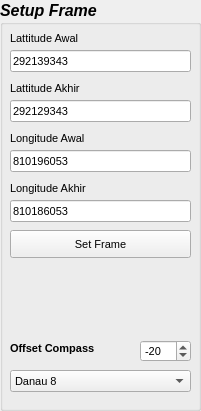
     <widget class="QGroupBox" name="groupBox_21">
      <property name="geometry">
       <rect>
        <x>1070</x>
        <y>20</y>
        <width>201</width>
        <height>411</height>
       </rect>
      </property>
      <property name="font">
       <font>
        <pointsize>12</pointsize>
        <weight>75</weight>
        <italic>true</italic>
        <bold>true</bold>
       </font>
      </property>
      <property name="title">
       <string>Setup Frame</string>
      </property>
      <widget class="QLabel" name="label_144">
       <property name="geometry">
        <rect>
         <x>10</x>
         <y>340</y>
         <width>111</width>
         <height>16</height>
        </rect>
       </property>
       <property name="font">
        <font>
         <pointsize>8</pointsize>
         <weight>75</weight>
         <italic>false</italic>
         <bold>true</bold>
        </font>
       </property>
       <property name="text">
        <string>Offset Compass</string>
       </property>
      </widget>
      <widget class="QSpinBox" name="spinBoxOffset">
       <property name="geometry">
        <rect>
         <x>140</x>
         <y>340</y>
         <width>51</width>
         <height>22</height>
        </rect>
       </property>
       <property name="font">
        <font>
         <pointsize>8</pointsize>
         <weight>50</weight>
         <italic>false</italic>
         <bold>false</bold>
        </font>
       </property>
       <property name="minimum">
        <number>-150</number>
       </property>
       <property name="maximum">
        <number>150</number>
       </property>
       <property name="value">
        <number>-20</number>
       </property>
      </widget>
      <widget class="QComboBox" name="comboBoxSetFrame">
       <property name="geometry">
        <rect>
         <x>10</x>
         <y>370</y>
         <width>181</width>
         <height>22</height>
        </rect>
       </property>
       <property name="font">
        <font>
         <pointsize>8</pointsize>
         <weight>50</weight>
         <italic>false</italic>
         <bold>false</bold>
        </font>
       </property>
       <property name="currentIndex">
        <number>0</number>
       </property>
       <item>
        <property name="text">
         <string>Danau 8</string>
        </property>
       </item>
       <item>
        <property name="text">
         <string>Danau Trial Daytona</string>
        </property>
       </item>
       <item>
        <property name="text">
         <string>Robotika</string>
        </property>
       </item>
       <item>
        <property name="text">
         <string>Reed Canal Park</string>
        </property>
       </item>
       <item>
        <property name="text">
         <string>Course A</string>
        </property>
       </item>
       <item>
        <property name="text">
         <string>Course B</string>
        </property>
       </item>
       <item>
        <property name="text">
         <string>Course C</string>
        </property>
       </item>
       <item>
        <property name="text">
         <string>Course D</string>
        </property>
       </item>
       <item>
        <property name="text">
         <string>Final Course</string>
        </property>
       </item>
       <item>
        <property name="text">
         <string>Rumah Pak Henry</string>
        </property>
       </item>
      </widget>
      <widget class="QLineEdit" name="lineEditLatAwal">
       <property name="geometry">
        <rect>
         <x>10</x>
         <y>50</y>
         <width>181</width>
         <height>22</height>
        </rect>
       </property>
       <property name="font">
        <font>
         <pointsize>8</pointsize>
         <weight>50</weight>
         <italic>false</italic>
         <bold>false</bold>
        </font>
       </property>
       <property name="text">
        <string>292139343</string>
       </property>
      </widget>
      <widget class="QLabel" name="label_145">
       <property name="geometry">
        <rect>
         <x>10</x>
         <y>30</y>
         <width>131</width>
         <height>16</height>
        </rect>
       </property>
       <property name="font">
        <font>
         <pointsize>8</pointsize>
         <weight>50</weight>
         <italic>false</italic>
         <bold>false</bold>
        </font>
       </property>
       <property name="text">
        <string>Lattitude Awal</string>
       </property>
      </widget>
      <widget class="QLabel" name="label_146">
       <property name="geometry">
        <rect>
         <x>10</x>
         <y>80</y>
         <width>101</width>
         <height>16</height>
        </rect>
       </property>
       <property name="font">
        <font>
         <pointsize>8</pointsize>
         <weight>50</weight>
         <italic>false</italic>
         <bold>false</bold>
        </font>
       </property>
       <property name="text">
        <string>Lattitude Akhir</string>
       </property>
      </widget>
      <widget class="QLineEdit" name="lineEditLatAkhir">
       <property name="geometry">
        <rect>
         <x>10</x>
         <y>100</y>
         <width>181</width>
         <height>22</height>
        </rect>
       </property>
       <property name="font">
        <font>
         <pointsize>8</pointsize>
         <weight>50</weight>
         <italic>false</italic>
         <bold>false</bold>
        </font>
       </property>
       <property name="text">
        <string>292129343</string>
       </property>
      </widget>
      <widget class="QLabel" name="label_147">
       <property name="geometry">
        <rect>
         <x>10</x>
         <y>130</y>
         <width>101</width>
         <height>16</height>
        </rect>
       </property>
       <property name="font">
        <font>
         <pointsize>8</pointsize>
         <weight>50</weight>
         <italic>false</italic>
         <bold>false</bold>
        </font>
       </property>
       <property name="text">
        <string>Longitude Awal</string>
       </property>
      </widget>
      <widget class="QLineEdit" name="lineEditLongAwal">
       <property name="geometry">
        <rect>
         <x>10</x>
         <y>150</y>
         <width>181</width>
         <height>22</height>
        </rect>
       </property>
       <property name="font">
        <font>
         <pointsize>8</pointsize>
         <weight>50</weight>
         <italic>false</italic>
         <bold>false</bold>
        </font>
       </property>
       <property name="text">
        <string>810196053</string>
       </property>
      </widget>
      <widget class="QLabel" name="label_148">
       <property name="geometry">
        <rect>
         <x>10</x>
         <y>180</y>
         <width>111</width>
         <height>16</height>
        </rect>
       </property>
       <property name="font">
        <font>
         <pointsize>8</pointsize>
         <weight>50</weight>
         <italic>false</italic>
         <bold>false</bold>
        </font>
       </property>
       <property name="text">
        <string>Longitude Akhir</string>
       </property>
      </widget>
      <widget class="QLineEdit" name="lineEditLongAkhir">
       <property name="geometry">
        <rect>
         <x>10</x>
         <y>200</y>
         <width>181</width>
         <height>22</height>
        </rect>
       </property>
       <property name="font">
        <font>
         <pointsize>8</pointsize>
         <weight>50</weight>
         <italic>false</italic>
         <bold>false</bold>
        </font>
       </property>
       <property name="text">
        <string>810186053</string>
       </property>
      </widget>
      <widget class="QPushButton" name="pushButtonSetFrame">
       <property name="geometry">
        <rect>
         <x>10</x>
         <y>230</y>
         <width>181</width>
         <height>28</height>
        </rect>
       </property>
       <property name="font">
        <font>
         <pointsize>8</pointsize>
         <weight>50</weight>
         <italic>false</italic>
         <bold>false</bold>
        </font>
       </property>
       <property name="text">
        <string>Set Frame</string>
       </property>
      </widget>
     </widget>
